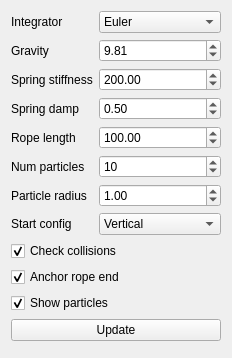
<?xml version="1.0" encoding="UTF-8"?>
<ui version="4.0">
 <class>WidgetRope</class>
 <widget class="QWidget" name="WidgetRope">
  <property name="geometry">
   <rect>
    <x>0</x>
    <y>0</y>
    <width>232</width>
    <height>358</height>
   </rect>
  </property>
  <property name="windowTitle">
   <string>Form</string>
  </property>
  <layout class="QFormLayout" name="formLayout">
   <item row="5" column="0">
    <widget class="QLabel" name="label">
     <property name="text">
      <string>Gravity</string>
     </property>
    </widget>
   </item>
   <item row="5" column="1">
    <widget class="QDoubleSpinBox" name="gravity">
     <property name="maximum">
      <double>100.000000000000000</double>
     </property>
     <property name="singleStep">
      <double>1.000000000000000</double>
     </property>
     <property name="value">
      <double>9.810000000000000</double>
     </property>
    </widget>
   </item>
   <item row="6" column="0">
    <widget class="QLabel" name="label_3">
     <property name="text">
      <string>Spring stiffness</string>
     </property>
    </widget>
   </item>
   <item row="6" column="1">
    <widget class="QDoubleSpinBox" name="springStiffness">
     <property name="maximum">
      <double>1000.000000000000000</double>
     </property>
     <property name="singleStep">
      <double>10.000000000000000</double>
     </property>
     <property name="value">
      <double>200.000000000000000</double>
     </property>
    </widget>
   </item>
   <item row="7" column="0">
    <widget class="QLabel" name="label_6">
     <property name="text">
      <string>Spring damp</string>
     </property>
    </widget>
   </item>
   <item row="7" column="1">
    <widget class="QDoubleSpinBox" name="springDamping">
     <property name="maximum">
      <double>1.000000000000000</double>
     </property>
     <property name="singleStep">
      <double>0.100000000000000</double>
     </property>
     <property name="value">
      <double>0.500000000000000</double>
     </property>
    </widget>
   </item>
   <item row="8" column="0">
    <widget class="QLabel" name="label_2">
     <property name="text">
      <string>Rope length</string>
     </property>
    </widget>
   </item>
   <item row="8" column="1">
    <widget class="QDoubleSpinBox" name="ropeLength">
     <property name="maximum">
      <double>200.000000000000000</double>
     </property>
     <property name="singleStep">
      <double>1.000000000000000</double>
     </property>
     <property name="value">
      <double>100.000000000000000</double>
     </property>
    </widget>
   </item>
   <item row="9" column="0">
    <widget class="QLabel" name="label_4">
     <property name="text">
      <string>Num particles</string>
     </property>
    </widget>
   </item>
   <item row="9" column="1">
    <widget class="QSpinBox" name="numParticles">
     <property name="minimum">
      <number>2</number>
     </property>
     <property name="maximum">
      <number>1000</number>
     </property>
     <property name="singleStep">
      <number>10</number>
     </property>
     <property name="value">
      <number>10</number>
     </property>
    </widget>
   </item>
   <item row="10" column="0">
    <widget class="QLabel" name="label_5">
     <property name="text">
      <string>Particle radius</string>
     </property>
    </widget>
   </item>
   <item row="10" column="1">
    <widget class="QDoubleSpinBox" name="particleScale">
     <property name="maximum">
      <double>100.000000000000000</double>
     </property>
     <property name="singleStep">
      <double>0.100000000000000</double>
     </property>
     <property name="value">
      <double>1.000000000000000</double>
     </property>
    </widget>
   </item>
   <item row="12" column="0" colspan="2">
    <widget class="QCheckBox" name="checkCollisions">
     <property name="text">
      <string>Check collisions</string>
     </property>
     <property name="checked">
      <bool>true</bool>
     </property>
    </widget>
   </item>
   <item row="13" column="0" colspan="2">
    <widget class="QCheckBox" name="anchoredEnd">
     <property name="text">
      <string>Anchor rope end</string>
     </property>
     <property name="checked">
      <bool>true</bool>
     </property>
    </widget>
   </item>
   <item row="15" column="0" colspan="2">
    <widget class="QPushButton" name="btnUpdate">
     <property name="text">
      <string>Update</string>
     </property>
    </widget>
   </item>
   <item row="11" column="0">
    <widget class="QLabel" name="label_7">
     <property name="text">
      <string>Start config</string>
     </property>
    </widget>
   </item>
   <item row="11" column="1">
    <widget class="QComboBox" name="startConfig">
     <item>
      <property name="text">
       <string>Vertical</string>
      </property>
     </item>
     <item>
      <property name="text">
       <string>Horizontal</string>
      </property>
     </item>
     <item>
      <property name="text">
       <string>Helix</string>
      </property>
     </item>
    </widget>
   </item>
   <item row="14" column="0" colspan="2">
    <widget class="QCheckBox" name="showParticles">
     <property name="text">
      <string>Show particles</string>
     </property>
     <property name="checked">
      <bool>true</bool>
     </property>
    </widget>
   </item>
   <item row="3" column="1">
    <widget class="QComboBox" name="integrator">
     <item>
      <property name="text">
       <string>Euler</string>
      </property>
     </item>
     <item>
      <property name="text">
       <string>Symplectic Euler</string>
      </property>
     </item>
     <item>
      <property name="text">
       <string>MidPoint</string>
      </property>
     </item>
     <item>
      <property name="text">
       <string>RK2</string>
      </property>
     </item>
     <item>
      <property name="text">
       <string>RK4</string>
      </property>
     </item>
     <item>
      <property name="text">
       <string>Verlet</string>
      </property>
     </item>
    </widget>
   </item>
   <item row="3" column="0">
    <widget class="QLabel" name="label_8">
     <property name="text">
      <string>Integrator</string>
     </property>
    </widget>
   </item>
  </layout>
 </widget>
 <resources/>
 <connections/>
</ui>
